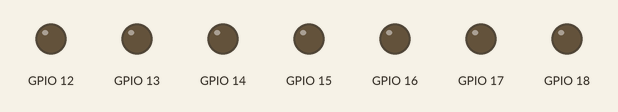
Bench run of a program on a simulated ESP32. On the bench: output pins drawn as LEDs (lit = HIGH). WiFi joins after 1.5 s; servers stay silent unless stated.

Above: at 0.1 s.
At 1.6 s:
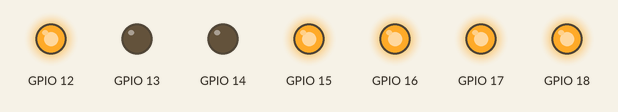
Timing chart, 0 to 3.1 s (numbered marks = the images above):
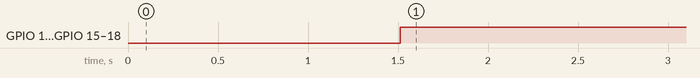

The program:

main.cpp
```cpp
// (licence header left out)
#include <WiFi.h>
#include <WiFiUdp.h>
#include <ArduinoOTA.h>

//    Can be client or even host   //
#ifndef STASSID
#define STASSID "gvv"  // Replace with your network credentials
#define STAPSK  "abcd"
#endif


const char* ssid = STASSID;
const char* password = STAPSK;


void OTAsetup() {
  WiFi.mode(WIFI_STA);
  WiFi.begin(ssid, password);
  while (WiFi.waitForConnectResult() != WL_CONNECTED) {
    delay(5000);
    ESP.restart();
  }
  ArduinoOTA.begin();
}

void OTAloop() {
  ArduinoOTA.handle();
}

//-------------------------------------------------------//
void sevenseg(int a,int b,int c,int d,int e,int f,int g);

void setup(){
  OTAsetup();

  //-------------------//
  // Custom setup code //
  //-------------------//
    pinMode(12, OUTPUT);
    pinMode(13, OUTPUT);
    pinMode(14, OUTPUT);
    pinMode(15, OUTPUT);
    pinMode(16, OUTPUT);
    pinMode(17, OUTPUT);
    pinMode(18, OUTPUT);

}

void loop() {
  OTAloop();
  delay(10);  // If no custom loop code ensure to have a delay in loop
  //-------------------//
  // Custom loop code  //
  //-------------------//
  //
//  digitalWrite(12, 0);
//  digitalWrite(13, 1);
//  digitalWrite(14, 0);
//  digitalWrite(15, 0);
//  digitalWrite(16, 0);
//  digitalWrite(17, 0);
//  digitalWrite(18, 0);
sevenseg(1,0,0,1,1,1,1);
}


//Function to drive the display
void sevenseg(int a,int b,int c,int d,int e,int f,int g)
{
  digitalWrite(12, a);
  digitalWrite(13, b);
  digitalWrite(14, c);
  digitalWrite(15, d);
  digitalWrite(16, e);
  digitalWrite(17, f);
  digitalWrite(18, g);
}
```

Measured:
- by itself, GPIO 12, GPIO 15–18: LOW → HIGH at 1.5 s
